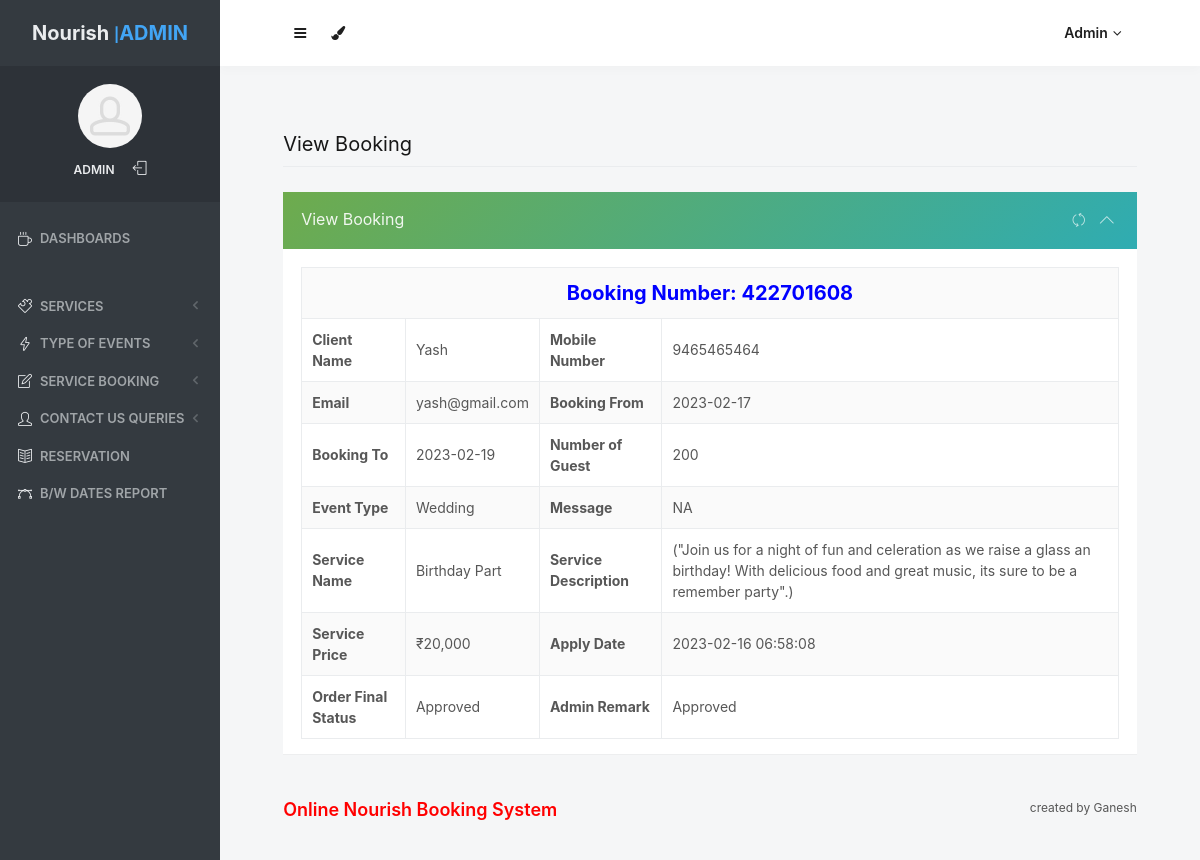
The app's page /admin/view-booking-detail.php?editid=1&&bookingid=422701608 (signed in) with its own data.
### tables this page shows
CREATE TABLE `tblbooking` (
  `ID` int(10) NOT NULL,
  `BookingID` int(10) DEFAULT NULL,
  `ServiceID` int(10) DEFAULT NULL,
  `UserID` int(5) DEFAULT NULL,
  `BookingFrom` date DEFAULT NULL,
  `BookingTo` date DEFAULT NULL,
  `EventType` varchar(200) DEFAULT NULL,
  `Numberofguest` int(10) DEFAULT NULL,
  `Message` mediumtext DEFAULT NULL,
  `BookingDate` timestamp NULL DEFAULT current_timestamp(),
  `Remark` varchar(200) DEFAULT NULL,
  `Status` varchar(200) DEFAULT NULL,
  `UpdationDate` timestamp NULL DEFAULT NULL ON UPDATE current_timestamp()
);

CREATE TABLE `tbluser` (
  `ID` int(10) NOT NULL,
  `FullName` varchar(200) DEFAULT NULL,
  `MobileNumber` bigint(10) DEFAULT NULL,
  `Email` varchar(200) DEFAULT NULL,
  `Password` varchar(200) DEFAULT NULL,
  `RegDate` timestamp NULL DEFAULT current_timestamp()
);

CREATE TABLE `tblservice` (
  `ID` int(10) NOT NULL,
  `ServiceName` varchar(200) DEFAULT NULL,
  `SerDes` varchar(250) NOT NULL,
  `ServicePrice` varchar(200) DEFAULT NULL,
  `CreationDate` timestamp NULL DEFAULT current_timestamp()
);

### admin/view-booking-detail.php (the view, shortened to what this page needs)
<?php
include('includes/dbconnection.php');
if (strlen($_SESSION['odmsaid']==0)) {
  header('location:logout.php');
  } else{
?>
<!doctype html>
 <html lang="en" class="no-focus">
    <head>
<link rel="stylesheet" id="css-main" href="assets/css/codebase.min.css">
</head>
    <body>
        <div id="page-container" class="sidebar-o sidebar-inverse side-scroll page-header-fixed main-content-narrow">
             <?php include_once('includes/sidebar.php');?>
          <?php include_once('includes/header.php');?>
            <main id="main-container">
                <div class="content">
                    <h2 class="content-heading">View Booking</h2>
                    <div class="row">
                        <div class="col-md-12">
                            <div class="block block-themed">
                                <div class="block-header bg-gd-emerald">
                                    <h3 class="block-title">View Booking</h3>
                                    <div class="block-options">
                                        <button type="button" class="btn-block-option" data-toggle="block-option" data-action="state_toggle" data-action-mode="demo">
                                            <i class="si si-refresh"></i>
                                        </button>
                                        <button type="button" class="btn-block-option" data-toggle="block-option" data-action="content_toggle"></button>
                                    </div>
                                </div>
                                <div class="block-content">
                                    <?php
                  $eid=$_GET['editid'];
$sql="SELECT tbluser.FullName,tbluser.MobileNumber,tbluser.Email,tblbooking.BookingID,tblbooking.BookingDate,tblbooking.BookingFrom,tblbooking.BookingTo,tblbooking.EventType,tblbooking.Numberofguest,tblbooking.Message, tblbooking.Remark,tblbooking.Status,tblbooking.UpdationDate,tblservice.ServiceName,tblservice.SerDes,tblservice.ServicePrice from tblbooking join tblservice on tblbooking.ServiceID=tblservice.ID join tbluser on tbluser.ID=tblbooking.UserID  where tblbooking.ID=:eid";
$query = $dbh -> prepare($sql);
$query-> bindParam(':eid', $eid, PDO::PARAM_STR);
$query->execute();
$results=$query->fetchAll(PDO::FETCH_OBJ);
$cnt=1;
if($query->rowCount() > 0)
{
foreach($results as $row)
{               ?>
                            <table border="1" class="table table-bordered table-striped table-vcenter js-dataTable-full-pagination">
                                <tr>
                                    <th colspan="5" style="text-align: center;font-size: 20px;color: blue;">Booking Number: <?php  echo $row->BookingID;?>
                                    </th>
                                </tr>
                                            <tr>
    <th>Client Name</th>
    <td><?php  echo $row->FullName;?></td>
     <th>Mobile Number</th>
    <td><?php  echo $row->MobileNumber;?></td>
  </tr>
  <tr>
   <th>Email</th>
    <td><?php  echo $row->Email;?></td>
     <th>Booking From</th>
    <td><?php  echo $row->BookingFrom;?></td>
  </tr>
   <tr>
   <th>Booking To</th>
    <td><?php  echo $row->BookingTo;?></td>
    <th>Number of Guest</th>
    <td><?php  echo $row->Numberofguest;?></td>
  </tr>
  <tr>
    <th>Event Type</th>
    <td><?php  echo $row->EventType;?></td>
    <th>Message</th>
    <td><?php  echo $row->Message;?></td>
  </tr>
  <tr>
    <th>Service Name</th>
    <td><?php  echo $row->ServiceName;?></td>
    <th>Service Description</th>
    <td><?php  echo $row->SerDes;?></td>
  </tr>
   <tr>
    <th>Service Price</th>
    <td>₹<?php  echo $row->ServicePrice;?></td>
    <th>Apply Date</th>
    <td><?php  echo $row->BookingDate;?></td>
  </tr>
  <tr>
     <th>Order Final Status</th>
    <td> <?php  $status=$row->Status;
if($row->Status=="Approved")
{
  echo "Approved";
}
     ;?></td>
     <th >Admin Remark</th>
    <?php if($row->Status==""){ ?>
                     <td><?php echo "Not Updated Yet"; ?></td>
<?php } else { ?>                  <td><?php  echo htmlentities($row->Remark);?>
                  </td>
                  <?php } ?>
  </tr>
<?php $cnt=$cnt+1;}} ?>
</table>
                </div>
            </main>
          <?php include_once('includes/footer.php');?>
        </div>
    </body>
</html>
<?php }  ?>

### admin/includes/sidebar.php (shortened to what this page needs)
     <?php
include('includes/dbconnection.php');
if (strlen($_SESSION['odmsaid']==0)) {
  header('location:logout.php');
  } else{
  ?>
   <nav id="sidebar">
                <div id="sidebar-scroll">
                    <div class="sidebar-content">
                        <div class="content-header content-header-fullrow px-15">
                            <div class="content-header-section text-center align-parent sidebar-mini-hidden">
                                <div class="content-header-item">
                                    <a class="link-effect font-w700" href="dashboard.php">
                                        <span class="font-size-xl text-dual-primary-dark">Nourish </span>|<span class="font-size-xl text-primary">ADMIN</span>
                                    </a>
                                </div>
                            </div>
                        </div>
                        <div class="content-side content-side-full content-side-user px-10 align-parent">
                            <div class="sidebar-mini-hidden-b text-center">
                                <a class="img-link" href="dashboard.php">
                                    <img class="img-avatar" src="assets/img/avatars/avatar15.jpg" alt="">
                                </a>
                                <ul class="list-inline mt-10">
                                    <?php
$aid=$_SESSION['odmsaid'];
$sql="SELECT AdminName from  tbladmin where ID=:aid";
$query = $dbh -> prepare($sql);
$query->bindParam(':aid',$aid,PDO::PARAM_STR);
$query->execute();
$results=$query->fetchAll(PDO::FETCH_OBJ);
$cnt=1;
if($query->rowCount() > 0)
{
foreach($results as $row)
{               ?>
                                    <li class="list-inline-item">
                                        <a class="link-effect text-dual-primary-dark font-size-xs font-w600 text-uppercase" href="admin-profile.php"><?php  echo $row->AdminName;?></a>
                                    </li><?php $cnt=$cnt+1;}} ?>
                                    <li class="list-inline-item">
                                        <a class="link-effect text-dual-primary-dark" href="logout.php">
                                            <i class="si si-logout"></i>
                                        </a>
                                    </li>
                                </ul>
                            </div>
                        </div>
                        <div class="content-side content-side-full">
                            <ul class="nav-main">
                                <li class="open">
                                    <a href="dashboard.php"><i class="si si-cup"></i><span class="sidebar-mini-hide">Dashboards</span></a>
                                </li>
                                <li class="nav-main-heading"><span class="sidebar-mini-visible">UI</span><span class="sidebar-mini-hidden"></span></li>
                                <li>
                                    <a class="nav-submenu" data-toggle="nav-submenu"><i class="si si-puzzle"></i><span class="sidebar-mini-hide"></span>Services</a>
                                </li>
                                <li>
                                    <a class="nav-submenu" data-toggle="nav-submenu" href="#"><i class="si si-energy"></i><span class="sidebar-mini-hide">Type of Events</span></a>
                                </li>
                                <li>
                                    <a class="nav-submenu" data-toggle="nav-submenu" href="#"><i class="si si-note"></i><span class="sidebar-mini-hide">Service Booking</span></a>
                                </li>
                                <li>
                                    <a class="nav-submenu" data-toggle="nav-submenu" href="#"><i class="si si-user"></i><span class="sidebar-mini-hide">Contact Us Queries</span></a>
                                </li>
                                <li>
                                    <a  href="reservation-booking.php"><i class="si si-book-open"></i><span class="sidebar-mini-hide">Reservation</span></a>
                                </li>
                                <li>
                                    <a  href="between-dates-report.php"><i class="si si-vector"></i><span class="sidebar-mini-hide">B/w Dates Report</span></a>
                                </li>
                            </ul>
                        </div>
                    </div>
                </div>
            </nav>
           <?php }  ?>

### admin/includes/header.php (shortened to what this page needs)
   <?php
include('includes/dbconnection.php');
if (strlen($_SESSION['odmsaid']==0)) {
  header('location:logout.php');
  } else{
  ?>
            <header id="page-header">
                <div class="content-header">
                    <div class="content-header-section">
                        <button type="button" class="btn btn-circle btn-dual-secondary" data-toggle="layout" data-action="sidebar_toggle">
                            <i class="fa fa-navicon"></i>
                        </button>
                        <div class="btn-group" role="group">
                            <button type="button" class="btn btn-circle btn-dual-secondary" id="page-header-themes-dropdown" data-toggle="dropdown" aria-haspopup="true" aria-expanded="false">
                                <i class="fa fa-paint-brush"></i>
                            </button>
                        </div>
                    </div>
                    <div class="content-header-section">
                        <div class="btn-group" role="group">
                            <?php
$aid=$_SESSION['odmsaid'];
$sql="SELECT AdminName from  tbladmin where ID=:aid";
$query = $dbh -> prepare($sql);
$query->bindParam(':aid',$aid,PDO::PARAM_STR);
$query->execute();
$results=$query->fetchAll(PDO::FETCH_OBJ);
$cnt=1;
if($query->rowCount() > 0)
{
foreach($results as $row)
{               ?>
                            <button type="button" class="btn btn-rounded btn-dual-secondary" id="page-header-user-dropdown" data-toggle="dropdown" aria-haspopup="true" aria-expanded="false">
                                <?php  echo $row->AdminName;?><i class="fa fa-angle-down ml-5"></i>
                            </button>
                            <?php $cnt=$cnt+1;}} ?>
                        </div>
                    </div>
                </div>
            </header>
            <?php }  ?>

### records on screen
tblbooking: BookingID "422701608", UserID.FullName "Yash", UserID.MobileNumber "9465465464", UserID.Email "yash@gmail.com", BookingFrom "2023-02-17", BookingTo "2023-02-19", Numberofguest "200", EventType "Wedding", Message "NA", ServiceID.ServiceName "Birthday Part", ServiceID.SerDes "(\"Join us for a night of fun and celeration as we raise a glass an birthday! With delicious food and great music, its sure to be a remember party\".)", ServiceID.ServicePrice "20,000", BookingDate "2023-02-16 06:58:08", Status "Approved", Remark "Approved"

### other values on screen
$row->AdminName "ADMIN"
$row->AdminName "Admin"
